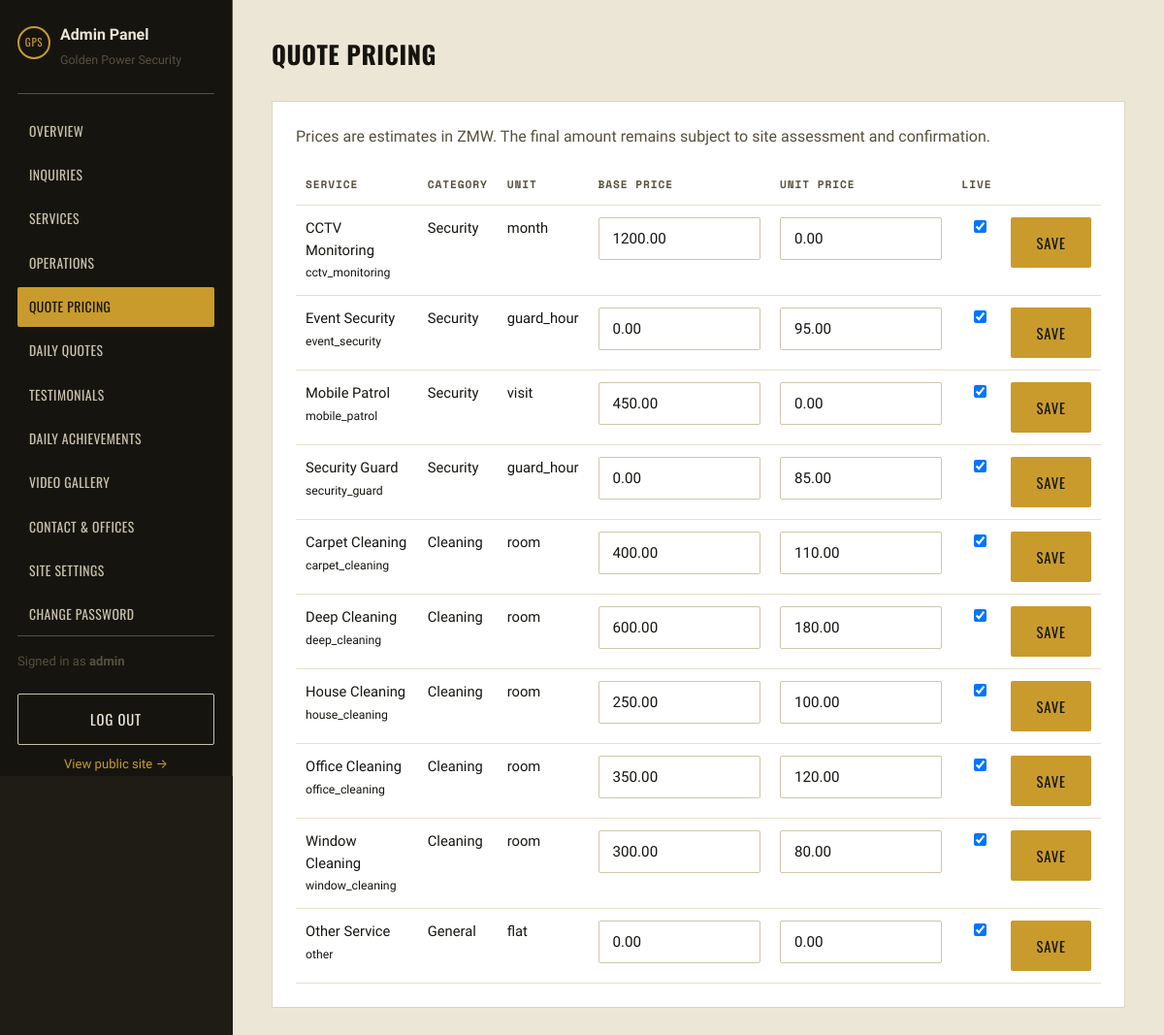
Page /admin/pricing.php (signed in) on the committed database.
### tables this page shows
CREATE TABLE IF NOT EXISTS service_pricing (
    id INT AUTO_INCREMENT PRIMARY KEY,
    service_id INT NULL,
    pricing_key VARCHAR(80) NOT NULL UNIQUE,
    label VARCHAR(120) NOT NULL,
    category ENUM('security', 'cleaning', 'general') NOT NULL DEFAULT 'general',
    unit VARCHAR(40) NOT NULL DEFAULT 'flat',
    base_price DECIMAL(12,2) NOT NULL DEFAULT 0,
    unit_price DECIMAL(12,2) NOT NULL DEFAULT 0,
    currency CHAR(3) NOT NULL DEFAULT 'ZMW',
    is_active TINYINT(1) NOT NULL DEFAULT 1,
    created_at DATETIME NOT NULL DEFAULT CURRENT_TIMESTAMP,
    updated_at DATETIME NOT NULL DEFAULT CURRENT_TIMESTAMP ON UPDATE CURRENT_TIMESTAMP,
    INDEX idx_service_pricing_active_category (is_active, category),
    CONSTRAINT fk_service_pricing_service FOREIGN KEY (service_id) REFERENCES services(id) ON DELETE SET NULL
);

### includes/functions.php (called while the page is built, shortened)
<?php
function e(?string $value): string
{
    return htmlspecialchars($value ?? '', ENT_QUOTES, 'UTF-8');
}

### admin/pricing.php (the view, shortened to what this page needs)
<?php
require_once __DIR__ . '/includes/header.php';
$db = get_db();
$errors = [];
try {
    $pricing = $db->query('SELECT * FROM service_pricing ORDER BY category, label')->fetchAll();
} catch (Throwable $e) {
    $pricing = [];
    $errors[] = 'Pricing tables are not installed yet. Import sql/migrations/001_quote_foundation.sql first.';
}
?>
<div class="admin-topbar"><h1>Quote Pricing</h1></div>
<div class="admin-panel">
  <p class="muted">Prices are estimates in ZMW. The final amount remains subject to site assessment and confirmation.</p>
  <div class="table-wrap">
    <table class="admin-table">
      <thead><tr><th>Service</th><th>Category</th><th>Unit</th><th>Base price</th><th>Unit price</th><th>Live</th><th></th></tr></thead>
      <tbody>
      <?php foreach ($pricing as $row): ?>
        <tr>
            <td><?= e($row['label']) ?><br><small><?= e($row['pricing_key']) ?></small></td>
            <td><?= e(ucfirst($row['category'])) ?></td>
            <td><?= e($row['unit']) ?></td>
            <td><input form="pricing-<?= (int) $row['id'] ?>" type="number" name="base_price" min="0" step="0.01" value="<?= e($row['base_price']) ?>" aria-label="Base price for <?= e($row['label']) ?>"></td>
            <td><input form="pricing-<?= (int) $row['id'] ?>" type="number" name="unit_price" min="0" step="0.01" value="<?= e($row['unit_price']) ?>" aria-label="Unit price for <?= e($row['label']) ?>"></td>
            <td><input form="pricing-<?= (int) $row['id'] ?>" type="checkbox" name="is_active" value="1" <?= $row['is_active'] ? 'checked' : '' ?> aria-label="Enable <?= e($row['label']) ?>"></td>
            <td><button form="pricing-<?= (int) $row['id'] ?>" class="btn btn-primary" type="submit">Save</button></td>
        </tr>
      <?php endforeach; ?>
      </tbody>
    </table>
  </div>
</div>
<?php require_once __DIR__ . '/includes/footer.php'; ?>

### assets/css/style.css (style rules this page uses)
:root { --onyx: #15140F; --onyx-2: #1E1C15; --slate: #262319; --bone: #ECE6D6; --bone-dim: #C9C2AC; --gold: #C89B2C; --gold-bright: #E3B94A; --route-red: #9A4030; --steel: #57503F; --ok-green: #5C7A4E; --font-display: 'Oswald', 'Arial Narrow', sans-serif; --font-body: 'Work Sans', -apple-system, Segoe UI, sans-serif; --font-mono: 'Space Mono', 'Courier New', monospace; --radius: 2px; --container: 1160px; --shadow-lg: 0 24px 60px -20px rgba(0,0,0,.55); }
* { box-sizing: border-box; }
html { scroll-behavior: smooth; }
body { margin:0; font-family: var(--font-body); background: var(--bone); color: var(--onyx); line-height:1.55; -webkit-font-smoothing: antialiased; }
h1,h2,h3,h4 { font-family: var(--font-display); text-transform: uppercase; letter-spacing:.02em; margin:0 0 .5em; }
p { margin:0 0 1em; }
.muted { color: var(--steel); }
.btn { display:inline-flex; align-items:center; justify-content:center; gap:.5em; font-family: var(--font-display); text-transform:uppercase; letter-spacing:.06em; font-size: .92rem; padding: .95em 1.7em; border-radius: var(--radius); border: 1px solid transparent; cursor:pointer; transition: transform .18s ease, background .18s ease, color .18s ease; }
.btn-primary { background: var(--gold); color: var(--onyx); }
input, select, textarea { width:100%; background: var(--onyx-2); border: 1px solid var(--steel); color: var(--bone); padding: 12px 14px; font-family: var(--font-body); font-size: .95rem; border-radius: var(--radius); }

### assets/css/admin.css (style rules this page uses)
body.admin-body, body.admin-login-body { background: var(--onyx-2); }
.admin-topbar { display:flex; align-items:center; justify-content:space-between; margin-bottom: 28px; flex-wrap:wrap; gap:14px; }
.admin-topbar h1 { font-size:1.6rem; margin:0; }
.admin-panel { background:#fff; border:1px solid #ddd6c2; padding: 24px; margin-bottom: 24px; }
.admin-panel input, .admin-panel select, .admin-panel textarea { background:#fff; color: var(--onyx); border:1px solid #cfc7ab; }
.admin-table { width:100%; border-collapse:collapse; font-size:.92rem; }
.admin-table th, .admin-table td { text-align:left; padding: 12px 10px; border-bottom:1px solid #e6e0cc; vertical-align:top; }
.admin-table th { font-family: var(--font-mono); font-size:.7rem; letter-spacing:.08em; text-transform:uppercase; color: var(--steel); }
.table-wrap { overflow-x:auto; }

### rows in the picture
service_pricing: label "CCTV Monitoring", pricing_key "cctv_monitoring", category "Security", unit "month", base_price "1200.00", unit_price "0.00", is_active "☑"
service_pricing: label "Event Security", pricing_key "event_security", category "Security", unit "guard_hour", base_price "0.00", unit_price "95.00", is_active "☑"
service_pricing: label "Mobile Patrol", pricing_key "mobile_patrol", category "Security", unit "visit", base_price "450.00", unit_price "0.00", is_active "☑"
service_pricing: label "Security Guard", pricing_key "security_guard", category "Security", unit "guard_hour", base_price "0.00", unit_price "85.00", is_active "☑"
service_pricing: label "Carpet Cleaning", pricing_key "carpet_cleaning", category "Cleaning", unit "room", base_price "400.00", unit_price "110.00", is_active "☑"
service_pricing: label "Deep Cleaning", pricing_key "deep_cleaning", category "Cleaning", unit "room", base_price "600.00", unit_price "180.00", is_active "☑"
service_pricing: label "House Cleaning", pricing_key "house_cleaning", category "Cleaning", unit "room", base_price "250.00", unit_price "100.00", is_active "☑"
service_pricing: label "Office Cleaning", pricing_key "office_cleaning", category "Cleaning", unit "room", base_price "350.00", unit_price "120.00", is_active "☑"
service_pricing: label "Window Cleaning", pricing_key "window_cleaning", category "Cleaning", unit "room", base_price "300.00", unit_price "80.00", is_active "☑"
service_pricing: label "Other Service", pricing_key "other", category "General", unit "flat", base_price "0.00", unit_price "0.00", is_active "☑"

### other values in the picture
$_SESSION['admin_username'] "admin"
